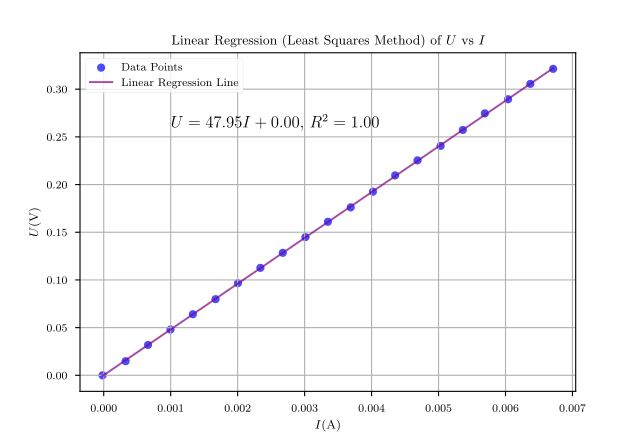

Here is the Python script that generated this plot:
import numpy as np
import matplotlib.pyplot as plt
from sklearn.linear_model import LinearRegression
import matplotlib

plt.rcParams.update({
    "text.usetex": True,
    "font.family": "CMU Serif",
})
matplotlib.rcParams['mathtext.fontset'] = 'stix'
plt.style.use('seaborn-v0_8-paper')

data_u = [0, 0.0148115, 0.0318768, 0.0479762, 0.0640757, 0.0798531, 0.0965965, 
         0.112696, 0.128473, 0.144895, 0.160994, 0.176128, 0.192549, 0.209615, 
         0.225392, 0.240526, 0.257269, 0.274657, 0.289468, 0.305568, 0.321345]

data_i = [-1.77E-05, 0.000326826, 0.000661694, 0.000996561, 0.00133143, 
         0.00166952, 0.00200438, 0.00233925, 0.00267412, 0.00301221, 
         0.00334708, 0.00368838, 0.00402003, 0.00435168, 0.00468655, 
         0.00503108, 0.00536273, 0.00569115, 0.0060389, 0.00637055, 
         0.00671186]



# Data
y = np.array(data_u)
x = np.array(data_i).reshape(-1, 1)

# Perform linear regression
model = LinearRegression()
model.fit(x, y)
# Get the slope and intercept of the line best fit
slope = model.coef_[0]
intercept = model.intercept_
print(f"Slope: {slope}")

# Get the R^2 value
r_squared = model.score(x, y)

# Generate predictions
y_pred = model.predict(x)

# Plotting
plt.scatter(x, y, color='blue', alpha=0.7,  label='Data Points')
plt.plot(x, y_pred, color='purple', alpha = 0.7, label='Linear Regression Line')
plt.title('Linear Regression (Least Squares Method) of $U$ vs $I$')
plt.ylabel('$U (\\mathrm{V})$')
plt.xlabel('$I (\\mathrm{A})$')
plt.legend()
plt.grid()

# Add the equation of the line
plt.text(0.001, 0.26, f"$U = {slope:.2f}I + {intercept:.2f}$, $R^2 = {r_squared:.2f}$", fontsize=12)
print(f"Slope: {slope}, Intercept: {intercept}, R^2: {r_squared}")
plt.savefig("plot2.pdf")
